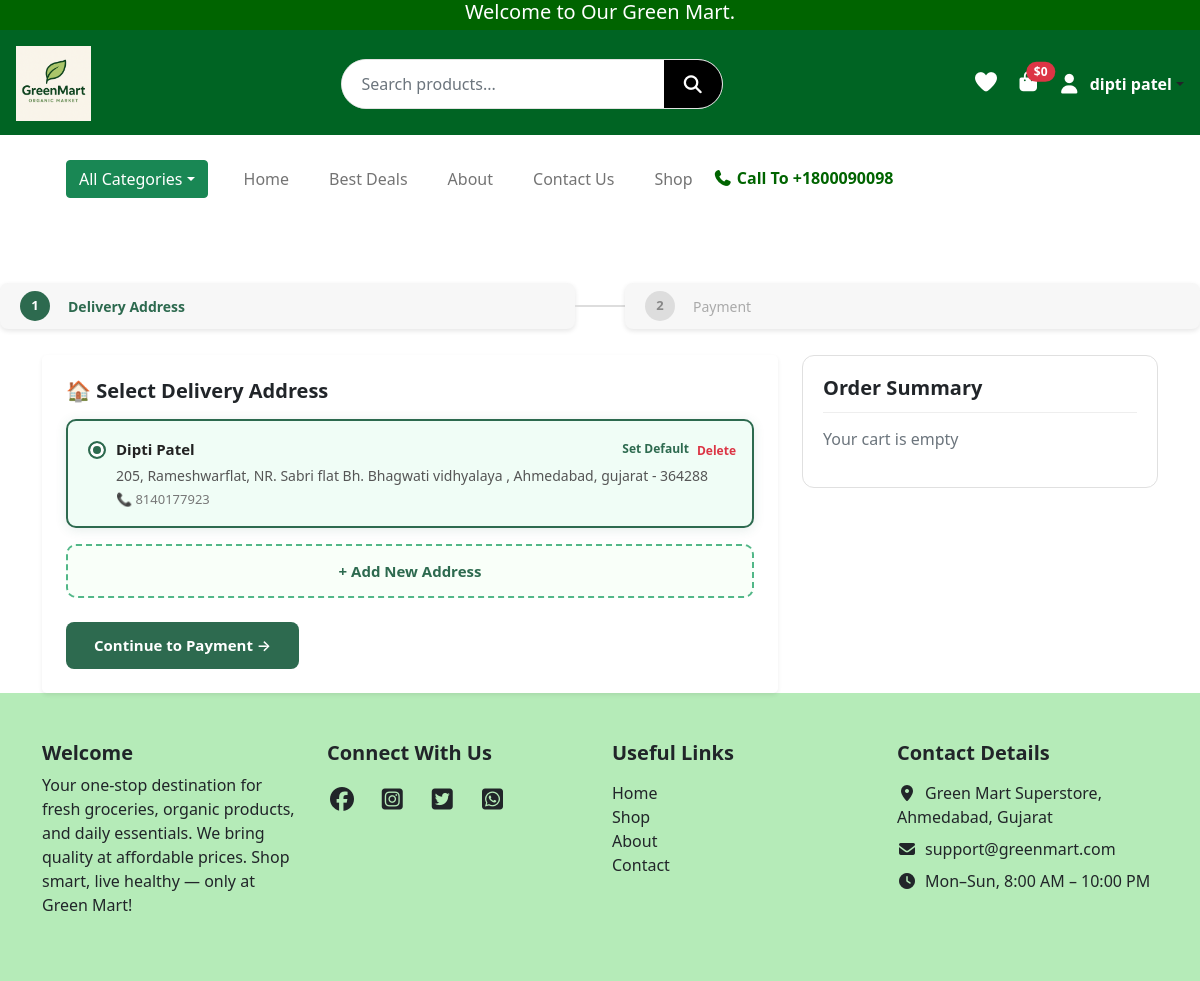
/checkout (signed in), run on the app's committed database.
### website/models.py (models this page shows, shortened)
class User(UserMixin, db.Model):
    __tablename__ = "users"
    id            = db.Column(db.Integer, primary_key=True)
    name          = db.Column(db.String(50), nullable=False)
    email         = db.Column(db.String(120), unique=True, nullable=False)
    password_hash = db.Column(db.String(128), nullable=False)
    role          = db.Column(db.String(20), default="customer")
    is_verified   = db.Column(db.Boolean, default=False)

class Address(db.Model):
    __tablename__ = "address"
    id         = db.Column(db.Integer, primary_key=True)
    user_id    = db.Column(db.Integer, db.ForeignKey("users.id"), nullable=False)
    full_name  = db.Column(db.String(100), nullable=False)
    phone      = db.Column(db.String(15), nullable=False)
    street     = db.Column(db.String(200), nullable=False)
    city       = db.Column(db.String(100), nullable=False)
    state      = db.Column(db.String(100), nullable=False)
    pin        = db.Column(db.String(10), nullable=False)
    is_default = db.Column(db.Boolean, default=False)
    user       = db.relationship("User", backref=db.backref("addresses", lazy=True))

### website/views.py (the view, shortened to what this page needs)
@views.route("/checkout", methods=["GET", "POST"])
@login_required
def checkout():
    login_form  = LoginForm()
    signup_form = SignupForm()
    user_addresses  = Address.query.filter_by(user_id=current_user.id).all()
    default_address = Address.query.filter_by(user_id=current_user.id, is_default=True).first()
    cart_items_db  = Cart.query.filter_by(user_id=current_user.id).all()
    subtotal       = 0
    checkout_items = []
    return render_template(
        "checkout.html",
        cart_items      = checkout_items,
        subtotal        = subtotal,
        user_addresses  = user_addresses,
        default_address = default_address,
        login_form      = login_form,
        signup_form     = signup_form,
    )

### website/forms.py
class LoginForm(FlaskForm):
    email = StringField("Email", validators=[DataRequired(), Email()])
    password = PasswordField("Password", validators=[DataRequired()])
    submit = SubmitField("Login")

class SignupForm(FlaskForm):
    name = StringField("Name", validators=[DataRequired(), Length(min=2, max=50)])
    email = StringField("Email", validators=[DataRequired(), Email()])
    password = PasswordField("Password", validators=[DataRequired(), Length(min=6)])
    confirm_password = PasswordField(
        "Confirm Password", validators=[DataRequired(), EqualTo("password")]
    )
    submit = SubmitField("Sign Up")

### website/templates/checkout.html (shortened to what this page needs)
{% extends "base.html" %}
{% block content %}
<div class="checkout-steps mb-2">
  <div class="step address"><div class="circle">1</div> Delivery Address</div>
  <div class="step-divider"></div>
  <div class="step payment"><div class="circle">2</div> Payment</div>
</div>
<div class="container content-area mt-3">
  <div class="row g-4">
    <div class="col-md-8">
      <form method="POST" id="checkoutForm">
        <div class="checkout-section address-section">
          <div class="bg-white rounded-3 p-4 shadow-sm">
            <h5 class="mb-3 fw-bold">🏠 Select Delivery Address</h5>
            {% if user_addresses %}
              {% for addr in user_addresses %}
              <div class="address-card {% if addr.is_default or loop.first %}selected{% endif %}"
                   data-addr-id="{{ addr.id }}"
                   data-city="{{ addr.city }}"
                   onclick="selectAddress(this, '{{ addr.id }}', '{{ addr.city }}')">
                <div class="d-flex align-items-start">
                  <span class="radio-dot mt-1"></span>
                  <div class="flex-grow-1">
                    <div>
                      <span class="addr-name">{{ addr.full_name }}</span>
                    </div>
                    <div class="addr-detail">{{ addr.street }}, {{ addr.city }}, {{ addr.state }} - {{ addr.pin }}</div>
                    <div class="addr-phone">📞 {{ addr.phone }}</div>
                  </div>
                </div>
                <div class="address-actions">
                  <form method="POST" action="/set_default_address/{{ addr.id }}" style="display:inline">
                    {% if not addr.is_default %}<button type="submit" class="addr-action-btn">Set Default</button>{% endif %}
                  </form>
                  <form method="POST" action="/delete_address/{{ addr.id }}" style="display:inline" onsubmit="return confirm('Delete this address?')">
                    <button type="submit" class="addr-action-btn" style="color:#dc3545">Delete</button>
                  </form>
                </div>
              </div>
              {% endfor %}
            {% endif %}
            <div class="add-address-toggle mt-3" onclick="toggleNewAddress(this)">+ Add New Address</div>
            <div class="mt-4">
              <button type="button" class="checkout-btn" onclick="goToPayment()">Continue to Payment →</button>
            </div>
          </div>
        </div>
      </form>
    </div>
    <div class="col-md-4">
      <div class="order-summary-box">
        <h5>Order Summary</h5>
        {% if cart_items %}
          {% for item in cart_items %}
          <div class="summary-item">
            <span>{{ item.name }} <span class="text-muted">× {{ item.quantity }}</span></span>
            <span>₹{{ item.price * item.quantity }}</span>
          </div>
          {% endfor %}
          <hr style="margin:10px 0;">
          <div class="summary-item">
            <span>Subtotal</span>
            <span id="summarySubtotal">₹{{ subtotal }}</span>
          </div>
          <div class="summary-item">
            <span>🚚 Delivery</span>
            <span id="summaryDelivery" style="color:#2d6a4f;">Calculating...</span>
          </div>
          <div class="summary-item" id="discountRow" style="display:none;">
            <span>🎟️ Discount (<span id="discountLabel"></span>)</span>
            <span id="summaryDiscount" style="color:#dc3545;font-weight:600;">-₹0</span>
          </div>
          <div class="summary-total">
            <span>Total</span>
            <span id="summaryTotal">₹{{ subtotal }}</span>
          </div>
          <div id="deliveryBadge" class="mt-2 p-2 rounded" style="font-size:12px;display:none;"></div>
          <div class="coupon-box">
            <label>🎟️ Have a Coupon Code?</label>
            <div class="coupon-input-row">
              <input type="text" id="couponInput" placeholder="Enter coupon code"
                     oninput="this.value=this.value.toUpperCase()">
              <button class="coupon-apply-btn" onclick="applyCoupon()">Apply</button>
            </div>
            <div id="couponMsg" style="font-size:12px;margin-top:6px;"></div>
          </div>
        {% else %}
          <p class="text-muted">Your cart is empty</p>
        {% endif %}
      </div>
    </div>
  </div>
</div>
{% endblock %}

### website/templates/base.html (shortened to what this page needs)
<!DOCTYPE html>
<html lang="en">
<head>
  <link rel="stylesheet" href="{{ url_for('static', filename='css/style.css') }}">
  <link href="https://cdn.jsdelivr.net/npm/bootstrap@5.0.2/dist/css/bootstrap.min.css" rel="stylesheet">
  <link rel="stylesheet" href="https://cdnjs.cloudflare.com/ajax/libs/font-awesome/7.0.1/css/all.min.css">
  <link rel="stylesheet" href="https://cdn.jsdelivr.net/npm/bootstrap-icons@1.11.1/font/bootstrap-icons.css">
  <link href="https://cdn.jsdelivr.net/npm/bootstrap-icons@1.11.1/font/bootstrap-icons.css" rel="stylesheet">
</head>
<body>
<div class="container-fluid top-header">
  <h5 class="text-center mb-0">Welcome to Our Green Mart.</h5>
</div>
<header class="main-header d-flex flex-wrap align-items-center justify-content-between p-3">
  <div class="logo-area">
    <a href="{{ url_for('views.home') }}">
      <img src="{{ url_for('static', filename='images/logo.png') }}" alt="logo" class="img-fluid">
    </a>
  </div>
  <div class="search-area flex-grow-1 mx-3 position-relative d-none d-lg-flex">
    <form class="search-box d-flex" action="{{ url_for('views.search') }}" method="get">
      <input type="text" name="q" id="liveSearch" class="form-control" placeholder="Search products..." autocomplete="off">
      <button type="submit"><i class="fa-solid fa-magnifying-glass"></i></button>
    </form>
  </div>
  <div class="icons-area d-flex align-items-center gap-3 flex-shrink-0">
    <a href="{{ url_for('views.wishlist') }}"><i class="fa-solid fa-heart"></i></a>
    <div class="cart-box position-relative">
      <a href="{{ url_for('views.cart') }}">
        <i class="fa-solid fa-bag-shopping fs-5"></i>
      </a>
      <span class="cart-price position-absolute top-0 start-100 translate-middle badge rounded-pill bg-danger">
        ${{ subtotal }}
      </span>
    </div>
    {% if current_user.is_authenticated %}
    <div class="dropdown">
      <a class="d-flex align-items-center text-dark text-decoration-none dropdown-toggle" data-bs-toggle="dropdown">
        <i class="fa-solid fa-user fs-5"></i>
        <span class="ms-2 fw-bold" style="color:white;">{{ current_user.name }}</span>
      </a>
    </div>
    {% else %}
      <i class="fa-solid fa-user fs-5" data-bs-toggle="modal" data-bs-target="#loginModal"></i>
    {% endif %}
  </div>
</header>
<div class="container nav">
  <nav class="navbar navbar-expand-lg navbar-light bg-white p-4">
    <div class="container-fluid">
      <div class="dropdown me-3">
        <button class="btn btn-success dropdown-toggle" data-bs-toggle="dropdown">All Categories</button>
      </div>
      <div class="collapse navbar-collapse" id="mainNavbar">
        <ul class="navbar-nav me-auto mb-2 mb-lg-0">
          <li class="nav-item"><a class="nav-link" href="{{ url_for('views.home') }}">Home</a></li>
          <li class="nav-item"><a class="nav-link" href="{{ url_for('views.best_deals') }}">Best Deals</a></li>
          <li class="nav-item"><a class="nav-link" href="{{ url_for('views.about') }}">About</a></li>
          <li class="nav-item"><a class="nav-link" href="{{ url_for('views.contact') }}">Contact Us</a></li>
          <li class="nav-item"><a class="nav-link" href="{{ url_for('views.shop') }}">Shop</a></li>
        </ul>
        <h6 class="mb-0 ms-auto"><i class="fa-solid fa-phone"></i> Call To +1800090098</h6>
      </div>
    </div>
  </nav>
</div>
{% block content %}{% endblock %}
<footer class="text-dark py-5" style="background-color: #13be1e50;">
  <div class="container">
    <div class="row g-4">
      <div class="col-12 col-md-3">
        <h5 class="fw-bold">Welcome</h5>
        <p>Your one-stop destination for fresh groceries, organic products, and daily essentials.
          We bring quality at affordable prices. Shop smart, live healthy — only at Green Mart!</p>
      </div>
      <div class="col-12 col-md-3">
        <h5 class="fw-bold mb-3">Connect With Us</h5>
        <a href="#" class="text-dark fs-4 me-3"><i class="fa-brands fa-facebook"></i></a>
        <a href="#" class="text-dark fs-4 me-3"><i class="fa-brands fa-square-instagram"></i></a>
        <a href="#" class="text-dark fs-4 me-3"><i class="fa-brands fa-square-twitter"></i></a>
        <a href="#" class="text-dark fs-4"><i class="fa-brands fa-square-whatsapp"></i></a>
      </div>
      <div class="col-12 col-md-3">
        <h5 class="fw-bold mb-3">Useful Links</h5>
        <ul class="list-unstyled">
          <li><a href="" class="text-dark text-decoration-none">Home</a></li>
          <li><a href="" class="text-dark text-decoration-none">Shop</a></li>
          <li><a href="" class="text-dark text-decoration-none">About</a></li>
          <li><a href="" class="text-dark text-decoration-none">Contact</a></li>
        </ul>
      </div>
      <div class="col-12 col-md-3">
        <h5 class="fw-bold mb-3">Contact Details</h5>
        <ul class="list-unstyled">
          <li class="mb-2"><i class="fa-solid fa-location-dot me-2"></i>Green Mart Superstore, Ahmedabad, Gujarat</li>
          <li class="mb-2"><i class="fa-solid fa-envelope me-2"></i>support@greenmart.com</li>
          <li><i class="fa-solid fa-clock me-2"></i>Mon–Sun, 8:00 AM – 10:00 PM</li>
        </ul>
      </div>
    </div>
  </div>
</footer>
</body>
</html>

### website/static/css/style.css (style rules this page uses)
body, html { overflow-x: hidden; }
.container, .container-fluid { padding-left: 15px; padding-right: 15px; }
.top-header { background-color: #006400; color: white; height: 30px; display: flex; justify-content: center; }
.main-header { height: 105px; background: #006423; display: flex; align-items: center; justify-content: space-between; padding: 0 40px; }
.logo-area img { height: 75px; }
.search-area { flex-grow: 1; display: flex; justify-content: center; }
.search-box { width: 45%; background: #ffffff; display: flex; border-radius: 40px; overflow: hidden; border: 1px solid #e2e2e2; }
.search-box input { flex: 1; border: none; outline: none; padding: 14px 20px; font-size: 16px; }
.search-box button { width: 58px; background: #000; border: none; display: flex; justify-content: center; align-items: center; cursor: pointer; }
.search-box button i { color: white; font-size: 18px; }
.icons-area { display: flex; align-items: center; gap: 25px; }
.icons-area i { font-size: 22px; color: white; cursor: pointer; }
.cart-box { display: flex; align-items: center; gap: 5px; }
.cart-price { color: white; font-size: 17px; font-weight: 500; }
.navbar-nav .nav-link { font-size: 16px; font-weight: 500; margin: 0 12px; color: #000; }
.navbar h6 { margin: 0; font-weight: 600; color: #006400; }
li { list-style: none; }
.checkout-steps { display: flex; justify-content: center; gap: 80px; margin: 40px 0; }
.checkout-steps .step { display: flex; align-items: center; gap: 10px; color: #bdbdbd; font-weight: 600; }
.checkout-steps .circle { width: 38px; height: 38px; border-radius: 50%; background: #d9d9d9; color: #fff; display: flex; align-items: center; justify-content: center; }
#step-billing:checked~.checkout-steps .billing, #step-address:checked~.checkout-steps .address, #step-payment:checked~.checkout-steps .payment { color: #000; }
#step-billing:checked~.checkout-steps .billing .circle, #step-address:checked~.checkout-steps .address .circle, #step-payment:checked~.checkout-steps .payment .circle { background: #2e7d32; }
.checkout-section { display: none; }
.form-control { height: 48px; }
.checkout-btn { background: #2e7d32; color: #fff; padding: 12px 40px; border: none; font-weight: 600; }
body { background: #f4f6f8; font-family: Arial }
input { width: 100%; padding: 10px; margin-bottom: 10px; border: 1px solid #ccc; border-radius: 5px }
.checkout-steps { display: flex; justify-content: space-between; align-items: center; flex-wrap: wrap; gap: 10px; }
.step { display: flex; align-items: center; flex: 1 1 30%; min-width: 120px; background-color: #f7f7f7; padding: 10px 15px; border-radius: 8px; box-shadow: 0 2px 5px rgba(0,0,0,0.1); transition: background-color 0.3s; }
.step .circle { width: 30px; height: 30px; background-color: #13be1e50; color: white; border-radius: 50%; display: flex; align-items: center; justify-content: center; margin-right: 10px; font-weight: bold; flex-shrink: 0; }
.checkout-btn { background: #333; color: white; border: none; padding: 10px 18px; border-radius: 25px; cursor: pointer; }

### data on the page
User: name "dipti patel"
Address: full_name "Dipti Patel", street "205, Rameshwarflat, NR. Sabri flat Bh. Bhagwati vidhyalaya", city "Ahmedabad", state "gujarat", pin "364288", phone "8140177923", is_default "Set Default"

### other printed values
{{ subtotal }} "0"
